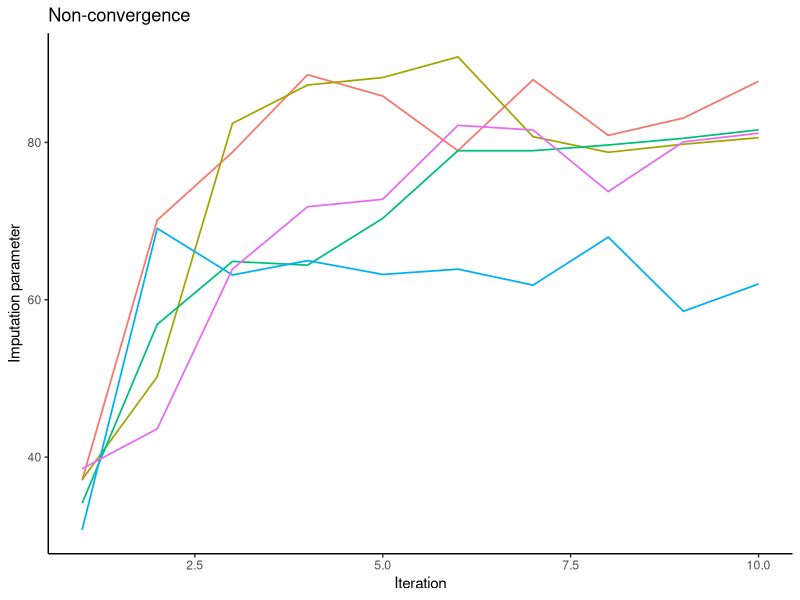
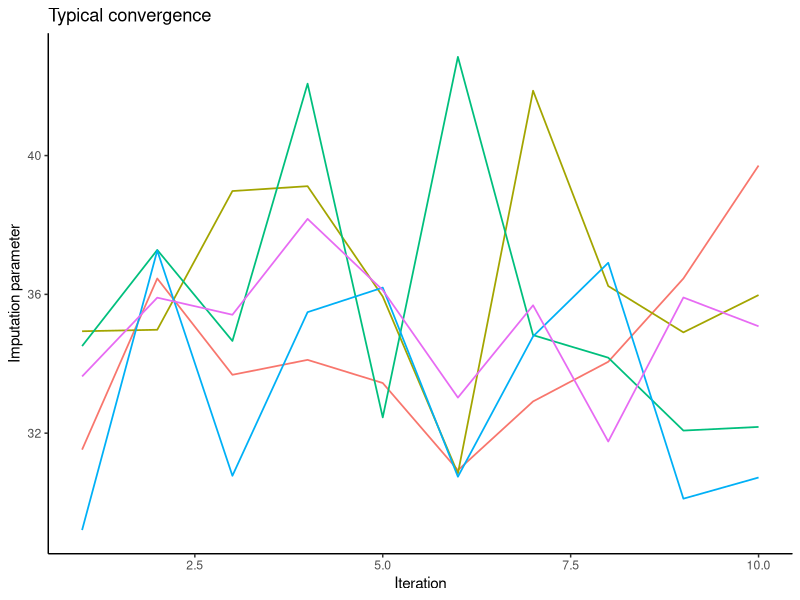

Here is the R script that generated these plots, in order:
# reproduce example of pathological non-convergence traceplots
# by van Buuren (2018) and apply non-convergence diagnostics
# requires the packages 'mice', 'purrr', and 'dplyr'/'magrittr'
# and the non-convergence diagnostics function

library(mice, warn.conflicts = FALSE)

# non-conv
# impute missingness with mis-specified imputation model
meth <- make.method(boys) #define imputation model
meth["bmi"] <- "~I(wgt / (hgt / 100)^2)" #mis-specify model
imp_nonconv <- mice( #impute missingness
  boys,
  meth = meth,
  maxit = 10,
  print = FALSE,
  seed = 60109
)


# impute missingness with correctly specified imputation model
pred <- make.predictorMatrix(boys) #mend imputation method
pred[c("hgt", "wgt"), "bmi"] <- 0 #remove dependency
imp_conv <- conv <- mice( #impute missingness
  boys,
  meth = meth,
  pred = pred,
  maxit = 10,
  print = FALSE,
  seed = 60109
)

plot_wgt <- function(imp) {
# extract parameters for plotting
mn <- imp$chainMean
sm <- sqrt(imp$chainVar)
vrb <-  "wgt" #names(imp$data)
p <- length(vrb)
m <- imp$m
it <- imp$iteration
long <- cbind(expand.grid(.it = seq_len(it), .m = seq_len(m)),
              data.frame(
                .ms = rep(c("mean", "sd"), each = m * it *
                            p),
                vrb = rep(vrb, each = m * it, times = 2),
                val = c(matrix(aperm(mn[vrb, , , drop = FALSE], c(
                  2, 3, 1
                )), nrow = m * it * p), matrix(aperm(sm[vrb, , , drop = FALSE], c(
                  2, 3, 1
                )), nrow = m * it * p))
              ))
ggplot2::ggplot(long[long$.ms == "mean", ],
                ggplot2::aes(
                  x = .data$.it,
                  y = .data$val,
                  color = as.factor(.data$.m)
                )) + ggplot2::geom_line(linewidth = 0.6) +
  ggplot2::geom_hline(yintercept = -Inf) + 
  ggplot2::labs(x = "Iteration", y = "Imputation parameter", color = "") + 
  ggplot2::theme_classic() + 
  ggplot2::theme(legend.position = "none")
}

plot_wgt(imp_nonconv) + ggplot2::ggtitle("Non-convergence")
plot_wgt(imp_conv) + ggplot2::ggtitle("Typical convergence")

# # plot non-conv
# n_obs <- 50
# dat <- data.frame(X = sample(c(1:7), n_obs, replace = TRUE), Y = rnorm(n_obs))
# dat$Z <- dat$X * dat$Y^2
# pat <- expand.grid(c(0,1), c(0,1), c(0,1)) |> setNames(c("X", "Y", "Z"))
# amp <- mice::ampute(dat, prop = .9, patterns = pat, mech = "MAR")$amp
# ggmice::plot_pattern(amp)
# meth <- mice::make.method(amp)
# meth["Z"] <- "~I(X * Y^2)"
# pred <- mice::make.predictorMatrix(amp)
# # non-conv
# imp <- mice::mice(amp, m = 5, meth = meth, pred = pred, maxit = 20, print = FALSE) #, visitSequence = c("Z", "X", "Y")
# ggmice::plot_trace(imp)
# # conv
# pred[, "Z"] <- 0
# imp <- mice::mice(amp, m = 5, meth = meth, pred = pred, maxit = 20, print = FALSE) #, visitSequence = c("Z", "X", "Y")
# ggmice::plot_trace(imp)
